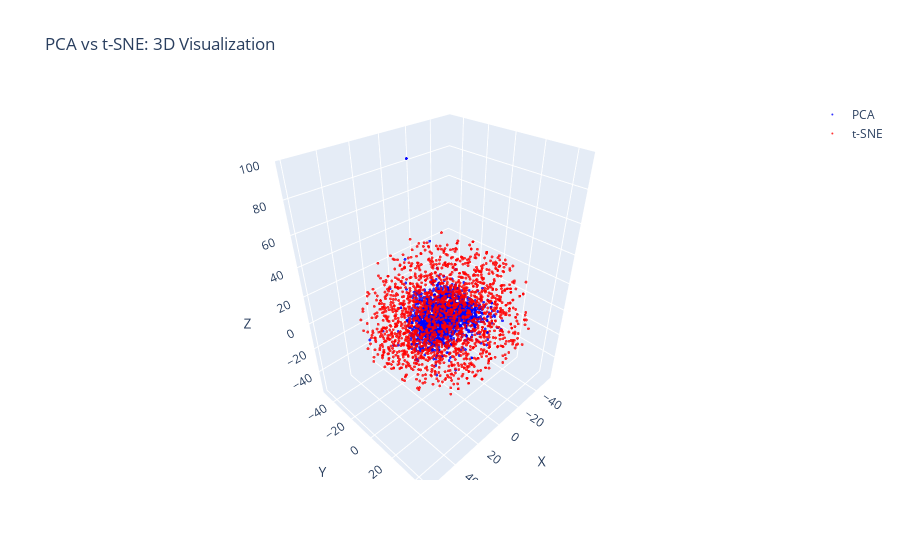

Write notebook code for a chart like this one.
### Code cell
import json
import plotly.graph_objects as go

# 读取PCA结果
with open('word_bag.json', 'r') as f:
    pca_data = json.load(f)

# 读取t-SNE结果
with open('word_bag_tsne.json', 'r') as f:
    tsne_data = json.load(f)

# 提取PCA坐标和词汇
pca_x = [coord['x'] for coord in pca_data.values()]
pca_y = [coord['y'] for coord in pca_data.values()]
pca_z = [coord['z'] for coord in pca_data.values()]
pca_words = list(pca_data.keys())

# 提取t-SNE坐标和词汇
tsne_x = [coord['x'] for coord in tsne_data.values()]
tsne_y = [coord['y'] for coord in tsne_data.values()]
tsne_z = [coord['z'] for coord in tsne_data.values()]
tsne_words = list(tsne_data.keys())

# 创建PCA的3D散点图
pca_trace = go.Scatter3d(
    x=pca_x,
    y=pca_y,
    z=pca_z,
    mode='markers',
    marker=dict(
        size=1,
        color='blue',
        opacity=0.8
    ),
    text=pca_words,
    name='PCA'
)

# 创建t-SNE的3D散点图
tsne_trace = go.Scatter3d(
    x=tsne_x,
    y=tsne_y,
    z=tsne_z,
    mode='markers',
    marker=dict(
        size=1,
        color='red',
        opacity=0.8
    ),
    text=tsne_words,
    name='t-SNE'
)

# 创建布局
layout = go.Layout(
    title='PCA vs t-SNE: 3D Visualization',
    scene=dict(
        xaxis=dict(title='X'),
        yaxis=dict(title='Y'),
        zaxis=dict(title='Z')
    )
)

# 创建图形对象
fig = go.Figure(data=[pca_trace, tsne_trace], layout=layout)

# 显示图形
fig.show()

### Figure 1 — Plotly figure (JSON) as saved in the notebook; plotly's stock layout.template omitted (floating-point values rounded to 4 significant figures; data arrays with more than 128 entries replaced by an {"elided": "..."} marker saying what was removed)
{"data": [{"marker": {"color": "blue", "opacity": 0.8, "size": 1}, "mode": "markers", "name": "PCA", "text": {"elided": "1773 str values"}, "type": "scatter3d", "x": {"elided": "1773 float values"}, "y": {"elided": "1773 float values"}, "z": {"elided": "1773 float values"}}, {"marker": {"color": "red", "opacity": 0.8, "size": 1}, "mode": "markers", "name": "t-SNE", "text": {"elided": "1773 str values"}, "type": "scatter3d", "x": {"elided": "1773 float values"}, "y": {"elided": "1773 float values"}, "z": {"elided": "1773 float values"}}], "layout": {"scene": {"xaxis": {"title": {"text": "X"}}, "yaxis": {"title": {"text": "Y"}}, "zaxis": {"title": {"text": "Z"}}}, "title": {"text": "PCA vs t-SNE: 3D Visualization"}}}
